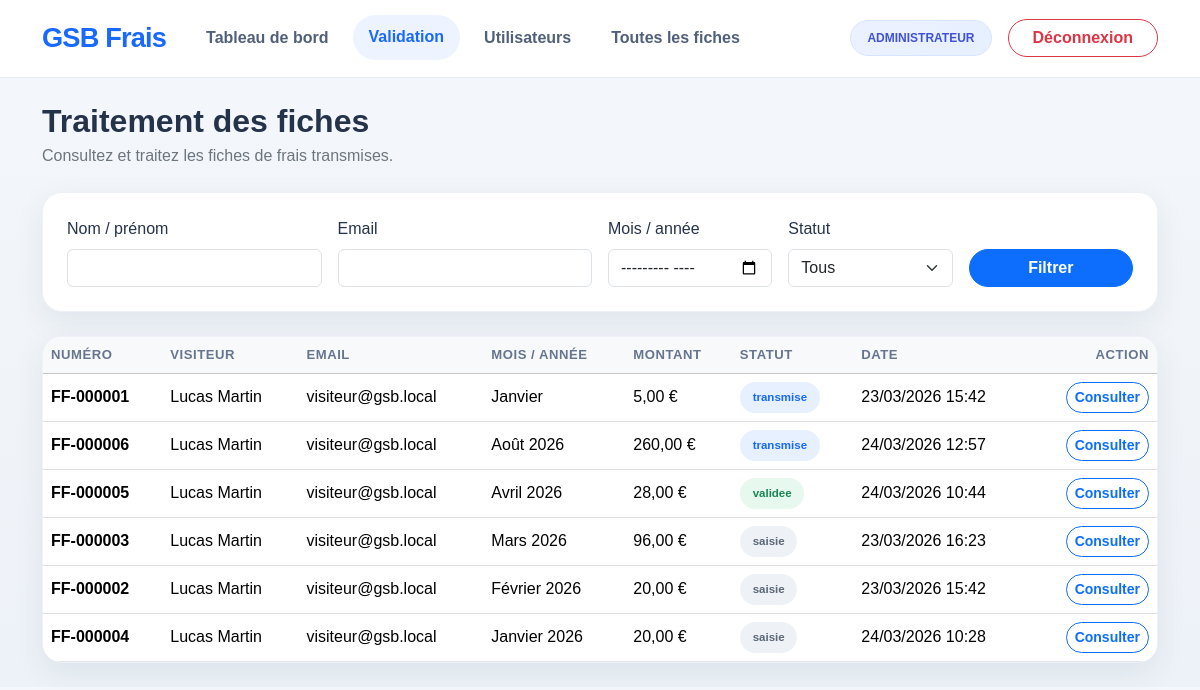
The app's page /comptable.php (signed in) with its own data.
### tables this page shows
CREATE TABLE `fiches_frais` (
  `id` int(11) NOT NULL,
  `numero_fiche` varchar(20) NOT NULL,
  `id_utilisateur` int(11) NOT NULL,
  `mois` varchar(20) NOT NULL,
  `montant_total` decimal(10,2) NOT NULL DEFAULT 0.00,
  `statut` enum('saisie','transmise','validee','refusee') NOT NULL DEFAULT 'saisie',
  `commentaire_visiteur` text DEFAULT NULL,
  `commentaire_comptable` text DEFAULT NULL,
  `date_creation` datetime NOT NULL DEFAULT current_timestamp(),
  `date_modification` datetime NOT NULL DEFAULT current_timestamp() ON UPDATE current_timestamp()
);

CREATE TABLE `utilisateurs` (
  `id` int(11) NOT NULL,
  `nom` varchar(50) NOT NULL,
  `prenom` varchar(50) NOT NULL,
  `email` varchar(120) NOT NULL,
  `mdp` varchar(255) NOT NULL,
  `role` enum('visiteur','comptable','administrateur') NOT NULL DEFAULT 'visiteur',
  `est_approuve` tinyint(1) NOT NULL DEFAULT 0,
  `consentement_cookies` tinyint(1) NOT NULL DEFAULT 0,
  `date_consentement_cookies` datetime DEFAULT NULL,
  `date_creation` datetime NOT NULL DEFAULT current_timestamp()
);

### controleurs/ComptableControleur.php (called while the page is built, shortened)
<?php
require_once __DIR__ . '/../configuration/bootstrap.php';
require_once __DIR__ . '/../modeles/FicheRepository.php';
class ComptableControleur
{
    private FicheRepository $ficheRepository;
    public function __construct()
    {
        $this->ficheRepository = new FicheRepository();
    }
    public function afficherListe(): void
    {
        $nom = trim($_GET['nom'] ?? '');
        $email = trim($_GET['email'] ?? '');
        $mois = trim($_GET['mois'] ?? '');
        $statut = trim($_GET['statut'] ?? '');
        $fiches = $this->ficheRepository->getFichesComptable(
            $nom !== '' ? $nom : null,
            $email !== '' ? $email : null,
            $mois !== '' ? $mois : null,
            $statut !== '' ? $statut : null
        );
        require __DIR__ . '/../vues/comptable/liste.php';
    }
}

### public/comptable.php (called while the page is built, shortened)
<?php
require_once __DIR__ . '/../configuration/bootstrap.php';
require_once __DIR__ . '/../controleurs/ComptableControleur.php';
$controleur = new ComptableControleur();
$controleur->afficherListe();

### configuration/bootstrap.php (called while the page is built, shortened)
<?php
require_once __DIR__ . '/database.php';
if (!function_exists('e')) {
    function e(?string $valeur): string
    {
        return htmlspecialchars((string)$valeur, ENT_QUOTES, 'UTF-8');
    }
}
if (!function_exists('formaterMoisAnnee')) {
    function formaterMoisAnnee(?string $valeur): string
    {
        if (preg_match('/^\d{4}-\d{2}$/', $valeur)) {
            $date = DateTime::createFromFormat('Y-m', $valeur);
            if ($date) {
                $mois = [
                    'January' => 'janvier',
                    'February' => 'février',
                    'March' => 'mars',
                    'April' => 'avril',
                    'May' => 'mai',
                    'June' => 'juin',
                    'July' => 'juillet',
                    'August' => 'août',
                    'September' => 'septembre',
                    'October' => 'octobre',
                    'November' => 'novembre',
                    'December' => 'décembre',
                ];
                $nomMoisAnglais = $date->format('F');
                $nomMoisFrancais = $mois[$nomMoisAnglais] ?? $nomMoisAnglais;
                return ucfirst($nomMoisFrancais) . ' ' . $date->format('Y');
            }
        }
        return $valeur;
    }
}

### configuration/database.php (called while the page is built)
<?php
class Database
{
    private static ?PDO $instance = null;
    public static function getConnexion(): PDO
    {
        if (self::$instance === null) {
            self::$instance = new PDO(
                'mysql:host=localhost;dbname=gsb_frais_poo;charset=utf8mb4',
                'root',
                '',
                [
                    PDO::ATTR_ERRMODE => PDO::ERRMODE_EXCEPTION,
                    PDO::ATTR_DEFAULT_FETCH_MODE => PDO::FETCH_ASSOC
                ]
            );
        }
        return self::$instance;
    }
}

### modeles/FicheRepository.php (called while the page is built, shortened)
<?php
require_once __DIR__ . '/../configuration/bootstrap.php';
class FicheRepository
{
    private PDO $bdd;
    public function __construct()
    {
        $this->bdd = Database::getConnexion();
    }
    public function getFichesComptable(?string $nom = null, ?string $email = null, ?string $mois = null, ?string $statut = null): array
    {
        $requete = '
            SELECT f.*, u.nom, u.prenom, u.email
            FROM fiches_frais f
            INNER JOIN utilisateurs u ON u.id = f.id_utilisateur
            WHERE 1 = 1
        ';
        $parametres = [];
        $requete .= ' ORDER BY u.nom ASC, u.prenom ASC, f.mois DESC, f.id DESC';
        $sql = $this->bdd->prepare($requete);
        $sql->execute($parametres);
        return $sql->fetchAll(PDO::FETCH_ASSOC);
    }
}

### vues/comptable/liste.php (the view, shortened to what this page needs)
<?php
include __DIR__ . '/../squelette/header.php';
?>
<div class="d-flex justify-content-between align-items-center mb-4">
    <div>
        <h1 class="h2 fw-bold mb-1">Traitement des fiches</h1>
        <p class="text-secondary mb-0">Consultez et traitez les fiches de frais transmises.</p>
    </div>
</div>
<div class="bloc-page p-4 mb-4">
    <form method="GET" class="row g-3 align-items-end">
        <div class="col-md-3">
            <label class="form-label">Nom / prénom</label>
            <input type="text" name="nom" class="form-control" value="<?= e($nom) ?>">
        </div>
        <div class="col-md-3">
            <label class="form-label">Email</label>
            <input type="text" name="email" class="form-control" value="<?= e($email) ?>">
        </div>
        <div class="col-md-2">
            <label class="form-label">Mois / année</label>
            <input type="month" name="mois" class="form-control" value="<?= e($mois) ?>">
        </div>
        <div class="col-md-2">
            <label class="form-label">Statut</label>
            <select name="statut" class="form-select">
                <option value="">Tous</option>
            </select>
        </div>
        <div class="col-md-2 d-grid">
            <button class="btn btn-primary btn-arrondi">Filtrer</button>
        </div>
    </form>
</div>
<div class="bloc-page overflow-hidden">
    <div class="table-responsive">
        <table class="table table-hover align-middle mb-0">
            <thead class="table-light">
                <tr>
                    <th>Numéro</th>
                    <th>Visiteur</th>
                    <th>Email</th>
                    <th>Mois / année</th>
                    <th>Montant</th>
                    <th>Statut</th>
                    <th>Date</th>
                    <th class="text-end">Action</th>
                </tr>
            </thead>
            <tbody>
                <?php foreach ($fiches as $fiche): ?>
                    <?php
                    $classeBadge = match ($fiche['statut']) {
                        'transmise' => 'badge-transmise',
                        'validee' => 'badge-validee',
                        'refusee' => 'badge-refusee',
                        default => 'badge-saisie'
                    };
                    ?>
                    <tr>
                        <td class="fw-semibold"><?= e($fiche['numero_fiche']) ?></td>
                        <td><?= e($fiche['prenom'] . ' ' . $fiche['nom']) ?></td>
                        <td><?= e($fiche['email']) ?></td>
                        <td><?= e(formaterMoisAnnee($fiche['mois'])) ?></td>
                        <td><?= number_format((float)$fiche['montant_total'], 2, ',', ' ') ?> €</td>
                        <td>
                            <span class="badge-statut <?= $classeBadge ?>">
                                <?= e($fiche['statut']) ?>
                            </span>
                        </td>
                        <td><?= e(date('d/m/Y H:i', strtotime($fiche['date_modification']))) ?></td>
                        <td class="text-end">
                            <a href="<?= APP_BASE_URL ?>/public/detail_fiche.php?id=<?= (int)$fiche['id'] ?>" class="btn btn-outline-primary btn-sm btn-arrondi">
                                Consulter
                            </a>
                        </td>
                    </tr>
                <?php endforeach; ?>
            </tbody>
        </table>
    </div>
</div>
<?php include __DIR__ . '/../squelette/footer.php'; ?>

### vues/squelette/header.php (shortened to what this page needs)
<?php
$utilisateurSession = $_SESSION['utilisateur'] ?? null;
$roleSession = $utilisateurSession['role'] ?? '';
$pageActuelle = basename($_SERVER['PHP_SELF']);
?>
<!DOCTYPE html>
<html lang="fr">
<head>
    <link href="https://cdn.jsdelivr.net/npm/bootstrap@5.3.3/dist/css/bootstrap.min.css" rel="stylesheet">
</head>
<body>
    <nav class="barre-haut py-3 mb-4">
        <div class="container d-flex flex-wrap justify-content-between align-items-center gap-3">
            <div class="d-flex align-items-center gap-4">
                <a href="<?= APP_BASE_URL ?>/public/tableau_bord.php" class="logo-gsb">GSB Frais</a>
                <?php if ($utilisateurSession): ?>
                    <div class="d-flex flex-wrap gap-2">
                        <a class="nav-pilule <?= $pageActuelle === 'tableau_bord.php' ? 'active' : '' ?>" href="<?= APP_BASE_URL ?>/public/tableau_bord.php">Tableau de bord</a>
                        <?php if (in_array($roleSession, ['comptable', 'administrateur'], true)): ?>
                            <a class="nav-pilule <?= $pageActuelle === 'comptable.php' || $pageActuelle === 'detail_fiche.php' ? 'active' : '' ?>" href="<?= APP_BASE_URL ?>/public/comptable.php">Validation</a>
                        <?php endif; ?>
                        <?php if ($roleSession === 'administrateur'): ?>
                            <a class="nav-pilule <?= $pageActuelle === 'admin.php' ? 'active' : '' ?>" href="<?= APP_BASE_URL ?>/public/admin.php">Utilisateurs</a>
                            <a class="nav-pilule <?= $pageActuelle === 'toutes_les_fiches.php' ? 'active' : '' ?>" href="<?= APP_BASE_URL ?>/public/toutes_les_fiches.php">Toutes les fiches</a>
                        <?php endif; ?>
                    </div>
                <?php endif; ?>
            </div>
            <?php if ($utilisateurSession): ?>
                <div class="d-flex align-items-center gap-3">
                    <span class="badge-role"><?= e(strtoupper($roleSession)) ?></span>
                    <a href="<?= APP_BASE_URL ?>/public/deconnexion.php" class="btn btn-outline-danger btn-arrondi px-4">Déconnexion</a>
                </div>
            <?php endif; ?>
        </div>
    </nav>
    <div class="container pb-4">

### vues/squelette/footer.php (shortened to what this page needs)
</div>
</body>
</html>

### vues/squelette/header.php (style rules this page uses)
body { background: linear-gradient(180deg, #f4f7fb 0%, #edf2f8 100%); font-family: Arial, Helvetica, sans-serif; color: #24324a; }
.barre-haut { background: rgba(255, 255, 255, 0.95); backdrop-filter: blur(8px); border-bottom: 1px solid #e6ebf2; position: sticky; top: 0; z-index: 1000; }
.logo-gsb { font-weight: 800; color: #1769ff; text-decoration: none; font-size: 1.7rem; letter-spacing: -0.03em; }
.bloc-page { background: #ffffff; border-radius: 20px; box-shadow: 0 10px 30px rgba(31, 45, 61, 0.08); border: 1px solid #eef2f6; }
.badge-role { background: linear-gradient(135deg, #edf1ff, #e6f0ff); color: #3f51d7; border-radius: 999px; padding: 0.5rem 1rem; font-size: 0.75rem; font-weight: 800; border: 1px solid #d7e4ff; }
.badge-statut { border-radius: 999px; padding: 0.42rem 0.8rem; font-size: 0.72rem; font-weight: 800; display: inline-flex; align-items: center; gap: 0.35rem; }
.badge-saisie { background: #eef2f7; color: #5b6678; }
.badge-transmise { background: #e7f0ff; color: #1769ff; }
.badge-validee { background: #e7f8ef; color: #198754; }
.btn-arrondi { border-radius: 999px; font-weight: 700; }
.nav-pilule { border-radius: 999px; padding: 0.65rem 1rem; color: #51607a; text-decoration: none; font-weight: 700; transition: all 0.2s ease; }
.nav-pilule.active, .nav-pilule:hover { background: #edf4ff; color: #1769ff; transform: translateY(-1px); }
.table thead th { font-size: 0.82rem; text-transform: uppercase; letter-spacing: 0.04em; color: #66758f; }

### records on screen
fiches_frais: numero_fiche "FF-000001", id_utilisateur.nom "Lucas Martin", id_utilisateur.email "visiteur@gsb.local", mois "Janvier", montant_total "5,00", statut "transmise", date_modification "23/03/2026 15:42"
fiches_frais: numero_fiche "FF-000006", id_utilisateur.nom "Lucas Martin", id_utilisateur.email "visiteur@gsb.local", mois "Août 2026", montant_total "260,00", statut "transmise", date_modification "24/03/2026 12:57"
fiches_frais: numero_fiche "FF-000005", id_utilisateur.nom "Lucas Martin", id_utilisateur.email "visiteur@gsb.local", mois "Avril 2026", montant_total "28,00", statut "validee", date_modification "24/03/2026 10:44"
fiches_frais: numero_fiche "FF-000003", id_utilisateur.nom "Lucas Martin", id_utilisateur.email "visiteur@gsb.local", mois "Mars 2026", montant_total "96,00", statut "saisie", date_modification "23/03/2026 16:23"
fiches_frais: numero_fiche "FF-000002", id_utilisateur.nom "Lucas Martin", id_utilisateur.email "visiteur@gsb.local", mois "Février 2026", montant_total "20,00", statut "saisie", date_modification "23/03/2026 15:42"
fiches_frais: numero_fiche "FF-000004", id_utilisateur.nom "Lucas Martin", id_utilisateur.email "visiteur@gsb.local", mois "Janvier 2026", montant_total "20,00", statut "saisie", date_modification "24/03/2026 10:28"

### other values on screen
$roleSession "ADMINISTRATEUR"
